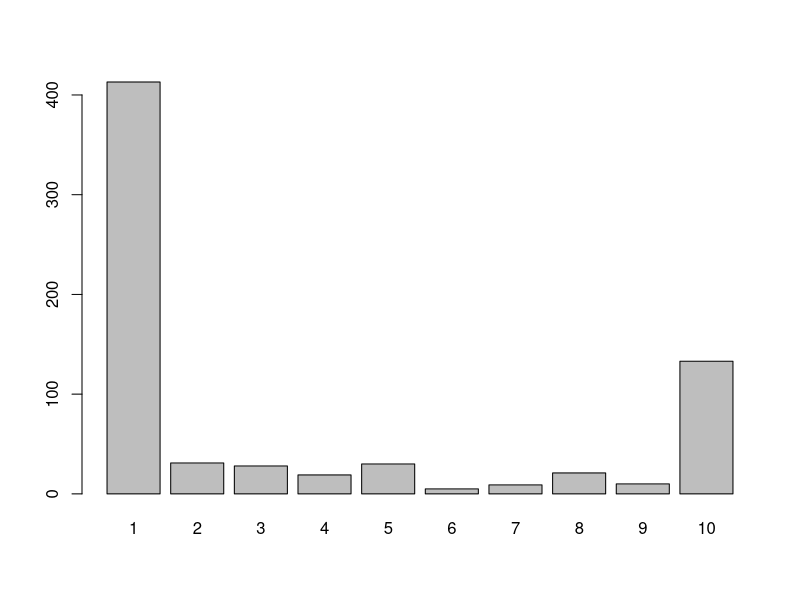
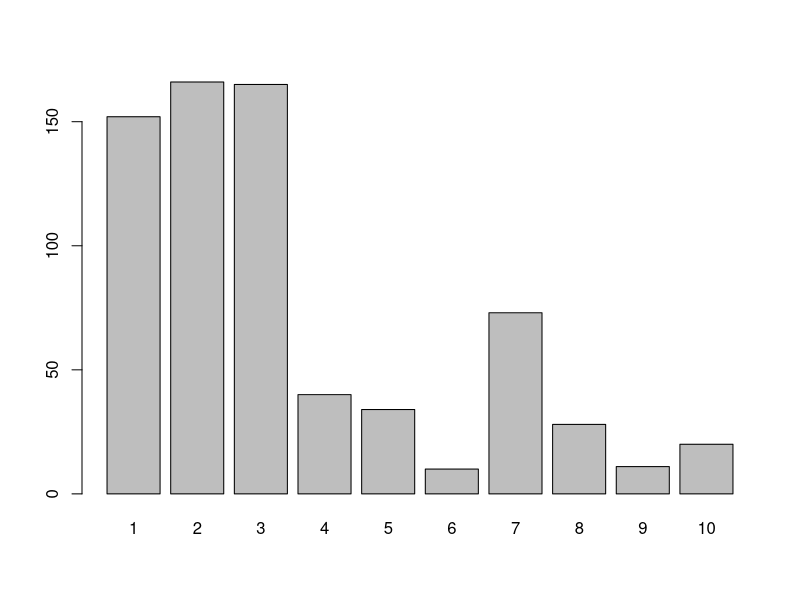
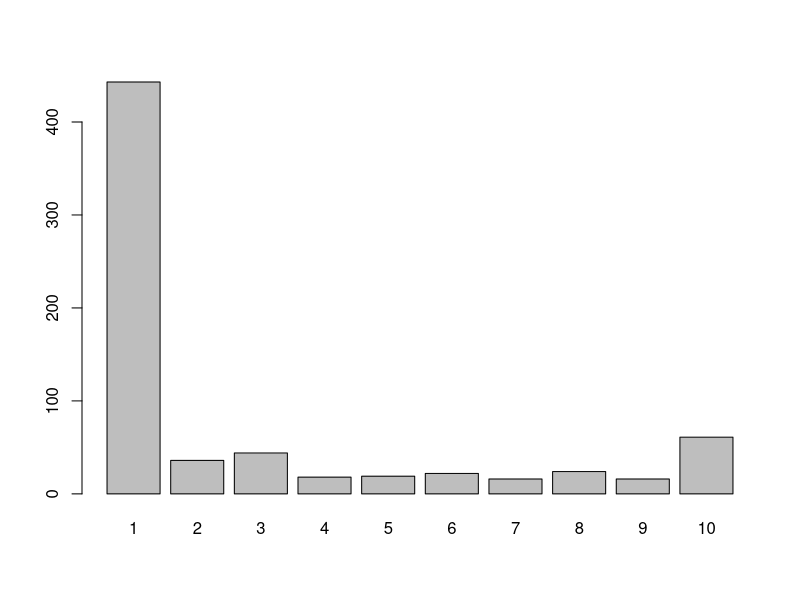
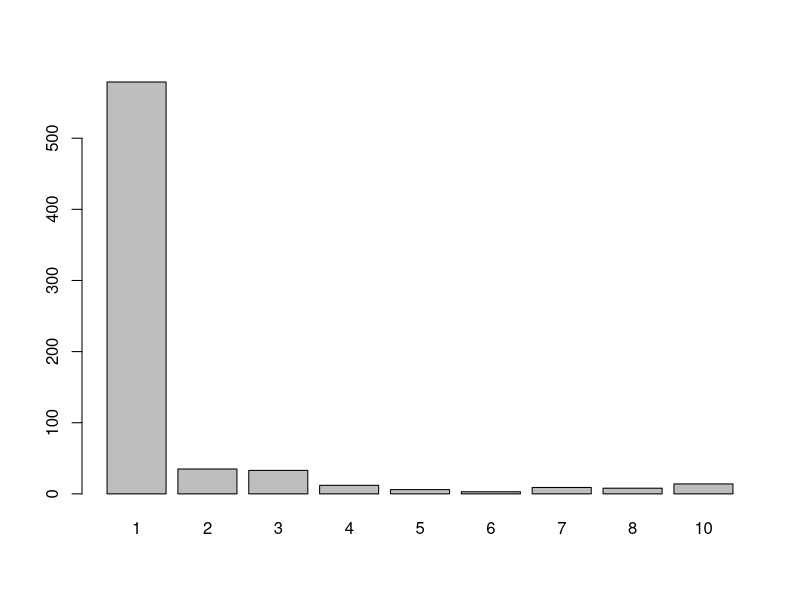

Here is the R script that generated these plots, in order: (Note: this script raises an error after producing the figures.)
# Assignment 1
# After splitting BreastCancer data of mlbench package into a train set and test set in a 7 to 3 ratio,
# fit logistic regression and predict the target variable.
# For accurate results, calculate the average of accuracy with random data partition 50 times

# Set Up
rm(list=ls())
cur_dir = getwd()
setwd(cur_dir)

library(mice)
library(mlbench)
library(caret) # for creatDataPartition

# Data Load : BreastCancer
data(BreastCancer)

# EDA
?BreastCancer
str(BreastCancer)
summary(BreastCancer) # 16 NaN in Bare.nuclei
BreastCancer = BreastCancer[,-1] # drop ID column

# Check NaN
sum(is.na(BreastCancer)) # 16 NaN in Bare.nuclei
mean(is.na(BreastCancer)) # 2% -> Despite low rate, decided to impute NaN data

# Data Imputation
dataset_impute <- mice(BreastCancer[,1:10],  print = FALSE)
BreastCancer <- complete(dataset_impute)
summary(BreastCancer) # Target valuable(0 : 241, 1 : 458) -> Upsampling Needed
str(BreastCancer)

# Encoding Categorical Variable - Target variable
BreastCancer$Class = as.factor(ifelse(BreastCancer$Class == "malignant",0,1)) # Target variable -> categorical variable

# Categorical Indepedent Variables EDA - Check the distribution of categorical independent variables
plot(BreastCancer$Bare.nuclei)
plot(BreastCancer$Bl.cromatin)
plot(BreastCancer$Normal.nucleoli)
plot(BreastCancer$Mitoses)

# Convert Factor to Numeric for Categorical Indepedent Variables - Too many levels in those variables
BreastCancer[, c(6:9)] <- sapply(BreastCancer[, c(6:9)], as.numeric)
summary(BreastCancer)
str(BreastCancer)

# Formula for glm
select1 = colnames(BreastCancer)[-c(10)] # for formula
str(select1)
summary(select1)
formula1 = formula(paste("Class~", paste(select1,collapse = " + "))) # for glm

# Train/Test Partition
idx = createDataPartition(BreastCancer$Class, p=0.7, list=F)
BCtrain = BreastCancer[idx,]
BCtest = BreastCancer[-idx,]

# Model1
model.glm1 = glm(formula1,  BCtrain, family=binomial)
summary(model.glm1)
pred.glm1 = as.numeric(predict(model.glm1, BCtest, type="response") > 0.5)
confusionMatrix(as.factor(pred.glm1), as.factor(BCtest$Class))
table(pred.glm1)
table(BCtrain$Class)

# Upsampling
BCtrain_up = upSample(subset(BCtrain, select=-Class), BCtrain$Class)
table(BCtrain_up$Class)
formula2 = formula(paste("Class~",paste(select1, collapse = " + ")))

# Model2
model.glm2 = glm(formula2, BCtrain_up, family=binomial)
pred.glm2 = as.numeric(predict(model.glm2, BCtest, type="response") > 0.5)
confusionMatrix(as.factor(pred.glm2), BCtest$Class)
## Accuracy : 0.9139
## Sensitivity : 0.8750          
## Specificity : 0.9343

# Train & Test with Random Data Partition 50 times
acc = 0
n = 0
for(i in 1:50)
{
  idx = createDataPartition(BreastCancer$Class, p=0.7, list=F)
  BCtrain = BreastCancer[idx,]
  BCtest = BreastCancer[-idx,]
  BCtrain_up = upSample(subset(BCtrain, select=-Class), BCtrain$Class)
  model.glm2 = glm(formula2, BCtrain_up, family=binomial) # ??????ƽ ȸ?? ?????? ????
  pred.glm2 = as.numeric(predict(model.glm2, BCtest, type="response") > 0.5) # ????
  result = confusionMatrix(as.factor(pred.glm2), BCtest$Class)
  accuracy = as.numeric(result$overall['Accuracy'])
  acc = acc + accuracy
  n = n + 1
}

# Accuracy Average
avg = acc / n
print(avg) # Accuracy : 0.9285714
